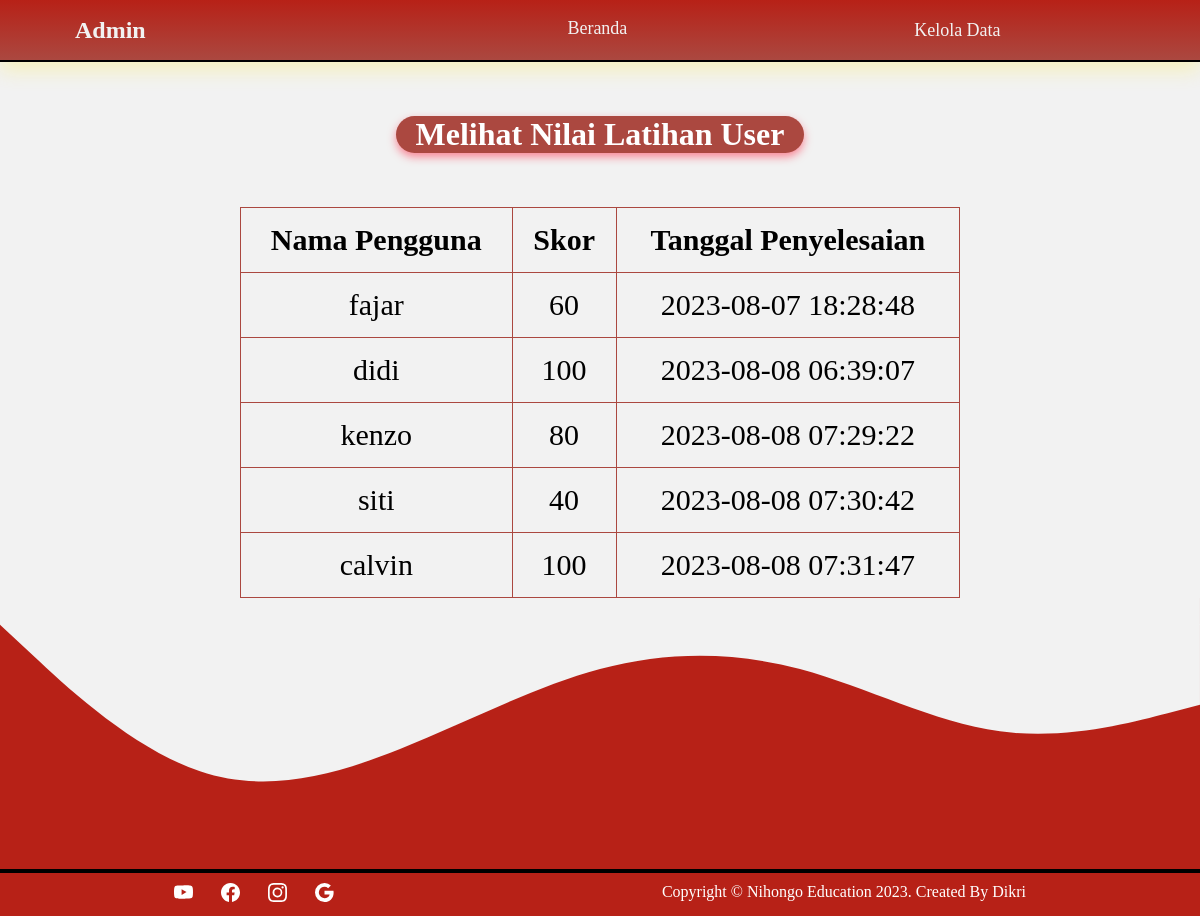
The page /admin/Nilai.php on the database its author committed.
### tables this page shows
CREATE TABLE `hasil_ujian` (
  `id_skor` int(11) NOT NULL,
  `username` varchar(50) NOT NULL,
  `skor` int(11) DEFAULT NULL,
  `waktu` timestamp NOT NULL DEFAULT current_timestamp()
);

### functions.php (called while the page is built, shortened)
<?php
function get_latihan_data()
{
	$conn = db();
	$sql = "SELECT * FROM hasil_ujian";
	$result = $conn->query($sql);
	$latihan_data = array();
	if ($result->num_rows > 0) {
		while ($row = $result->fetch_assoc()) {
			$latihan_data[] = $row;
		}
	}
	return $latihan_data;
}

### admin/Nilai.php (the view, shortened to what this page needs)
<?php
require '../functions.php';
?>
<!DOCTYPE html>
<html>
<head>
    <link rel="stylesheet" type="text/css" href="../Asset/style.css">
</head>
<body style=" background-color: #f2f2f2; ">
    <header id="nav">
        <section class="navsec">
            <div class="logo" style="color: #f2f2f2;">
                <h1> Admin </h1>
            </div>
            <nav>
                <a href="Admin.php"> Beranda
                    <div class="dropdown">
                        <button class="dropbtn"><a href="#topic">Kelola Data</a></button>
                    </div>
                </a>
            </nav>
        </section>
        <hr style="border: 1px solid black; margin: 0;">
    </header>
    <center>
        <div class="card" style="text-align: center; color: #ffffff; background-color: #ab4840; border-radius: 30px;  width:34%;">
            <h1> Melihat Nilai Latihan User </h1>
        </div>
    </center></br></br>
    <?php
    $latihan_data = get_latihan_data();
    if ($latihan_data) {
        echo '<table>';
        echo '<tr><th>Nama Pengguna</th><th>Skor</th><th>Tanggal Penyelesaian</th></tr>';
        foreach ($latihan_data as $latihan) {
            echo '<tr>';
            echo '<td>' . $latihan['username'] . '</td>';
            echo '<td>' . $latihan['skor'] . '</td>';
            echo '<td>' . $latihan['waktu'] . '</td>';
            echo '</tr>';
        }
        echo '</table>';
    } else {
        echo 'Tidak ada data latihan.';
    }
    ?>
    <div style=" background-color: #b72117 ;  text-align:center;  ">
    </div>
    <hr style="border: 2px solid black; margin: 0;">
    <div class="cpyrgt">
        <div>
            <a href="https://www.youtube.com/c/ugtvofficial" style=" color: rgb(255, 255, 255);"></a> &nbsp; &nbsp; &nbsp;
            <a href="https://id-id.facebook.com/gunadarma" style=" color: rgb(255, 255, 255);"></a> &nbsp; &nbsp; &nbsp;
            <a href="https://www.instagram.com/anakgundardotco" style=" color: rgb(255, 255, 255);"></a> &nbsp; &nbsp; &nbsp;
            <a href="https://studentsite.gunadarma.ac.id/index.php/site/index" style=" color: rgb(255, 255, 255);"></a>
        </div>
        <div>
            <p>Copyright &#169;
                <a href="#" style="color:rgb(255, 255, 255);">Nihongo Education </a>2023. Created By Dikri
            </p>
        </div>
    </div>
</body>
</html>

### Asset/style.css (style rules this page uses)
* { margin: 0; padding: 0; font-family: "poppins"; }
a { text-decoration: none; }
p { font-family: "poppins"; }
html { scroll-behavior: smooth; }
table { width: 60%; margin: 0 auto; }
table, th, td { border: 1px solid #ab4840; border-collapse: collapse; }
th, td { padding: 15px; text-align: left; text-align: center; font-size: 30px; }
.dropbtn { display: flex; justify-content: space-around; align-items: center; border-color: #e13b2f00; background-color: #90f06700; color: #fdfcdc; font-size: 18px; }
.dropdown { position: relative; display: inline-block; }
#nav { top: 0; position: -webkit-sticky; position: sticky; }
.navsec { background-image: linear-gradient(to top, #ab4840 0%, #b72117 100%); box-shadow: 0 10px 20px rgba(255, 239, 60, 0.3); width: 100%; height: 60px; display: flex; justify-content: space-around; align-items: center; }
.logo { width: 20%; color: rgb(255, 0, 0); padding-left: 20px; }
.logo h1 { font-family: "poppins"; }
nav { width: 60%; display: flex; justify-content: space-around; }
nav a { color: #f2f2f2; text-decoration: none; font-family: "poppins"; font-size: 18px; }
.card { box-shadow: 0 4px 8px 0 rgba(255, 29, 60, 0.5); transition: 0.6s; border-radius: 10px; align-content: center; }
.cpyrgt { background-color: #b72117; color: white; font-family: "poppins"; padding: 10px; padding-bottom: 10px; display: flex; justify-content: space-around; }

### rows shown on the page
hasil_ujian: username "fajar", skor "60", waktu "2023-08-07 18:28:48"
hasil_ujian: username "didi", skor "100", waktu "2023-08-08 06:39:07"
hasil_ujian: username "kenzo", skor "80", waktu "2023-08-08 07:29:22"
hasil_ujian: username "siti", skor "40", waktu "2023-08-08 07:30:42"
hasil_ujian: username "calvin", skor "100", waktu "2023-08-08 07:31:47"
